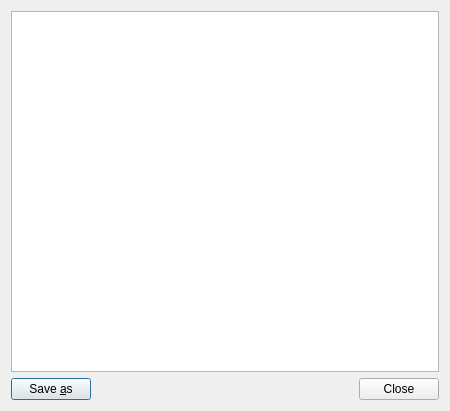
<?xml version="1.0" encoding="UTF-8"?>
<ui version="4.0">
 <class>DiagnosticDialog</class>
 <widget class="QDialog" name="DiagnosticDialog">
  <property name="geometry">
   <rect>
    <x>0</x>
    <y>0</y>
    <width>450</width>
    <height>411</height>
   </rect>
  </property>
  <property name="windowTitle">
   <string>SkyMPC Diagnostic</string>
  </property>
  <layout class="QVBoxLayout" name="verticalLayout">
   <item>
    <widget class="QTextEdit" name="textEdit">
     <property name="acceptRichText">
      <bool>false</bool>
     </property>
     <property name="textInteractionFlags">
      <set>Qt::NoTextInteraction</set>
     </property>
    </widget>
   </item>
   <item>
    <layout class="QHBoxLayout" name="horizontalLayout">
     <item>
      <widget class="QPushButton" name="pushButton_saveas">
       <property name="text">
        <string>Save &amp;as</string>
       </property>
      </widget>
     </item>
     <item>
      <spacer name="horizontalSpacer">
       <property name="orientation">
        <enum>Qt::Horizontal</enum>
       </property>
       <property name="sizeHint" stdset="0">
        <size>
         <width>40</width>
         <height>20</height>
        </size>
       </property>
      </spacer>
     </item>
     <item>
      <widget class="QPushButton" name="pushButton_close">
       <property name="text">
        <string>Close</string>
       </property>
      </widget>
     </item>
    </layout>
   </item>
  </layout>
 </widget>
 <resources/>
 <connections>
  <connection>
   <sender>pushButton_close</sender>
   <signal>clicked()</signal>
   <receiver>DiagnosticDialog</receiver>
   <slot>reject()</slot>
   <hints>
    <hint type="sourcelabel">
     <x>384</x>
     <y>388</y>
    </hint>
    <hint type="destinationlabel">
     <x>352</x>
     <y>394</y>
    </hint>
   </hints>
  </connection>
 </connections>
</ui>
